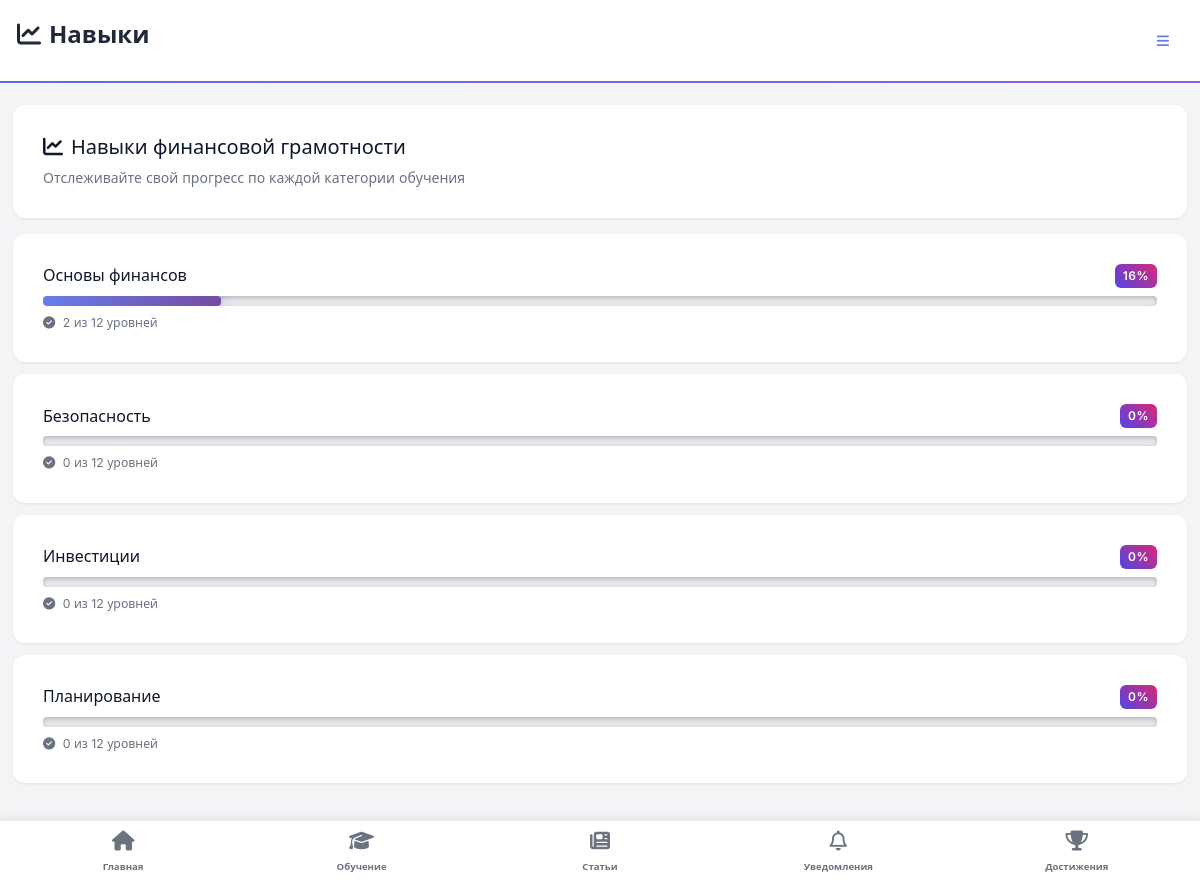
The app's page /mobile-skills/ (signed in) with its own data.
### game/models.py (models this page shows, shortened)
class Topic(models.Model):
    MAIN_CATEGORIES = [
        ('basics', 'Основы финансов'),
        ('security', 'Безопасность'),
        ('investments', 'Инвестиции'),
        ('planning', 'Планирование'),
    ]
    name = models.CharField(max_length=100, unique=True)
    description = models.TextField(blank=True)
    icon = models.CharField(max_length=50, default="fa-graduation-cap")  # для иконок (Font Awesome)
    main_category = models.CharField(max_length=20, choices=MAIN_CATEGORIES, default='basics')
    order_in_category = models.PositiveIntegerField(default=1)
    is_active = models.BooleanField(default=True)
    is_subcategory = models.BooleanField(default=False)
    parent_category = models.ForeignKey('self', on_delete=models.CASCADE, null=True, blank=True)
    class Meta:
        ordering = ['main_category', 'order_in_category']

### game/views.py (the view)
# urls.py: path('mobile-skills/', views.mobile_skills, name='mobile_skills'),  # /mobile-skills/
@login_required
def mobile_skills(request):
    user = request.user
    topics = Topic.objects.prefetch_related('level_set').all()
    user_progress = UserLevelProgress.objects.filter(user=user, completed=True).values_list('level__topic_id', flat=True)
    progress_counts = {}
    for topic_id in user_progress:
        progress_counts[topic_id] = progress_counts.get(topic_id, 0) + 1
    categories = {
        'basics': {'name': 'Основы финансов', 'icon': 'fa-piggy-bank', 'topics': [], 'total_levels': 0, 'completed_levels': 0},
        'security': {'name': 'Безопасность', 'icon': 'fa-shield-halved', 'topics': [], 'total_levels': 0, 'completed_levels': 0},
        'investments': {'name': 'Инвестиции', 'icon': 'fa-chart-line', 'topics': [], 'total_levels': 0, 'completed_levels': 0},
        'planning': {'name': 'Планирование', 'icon': 'fa-bullseye', 'topics': [], 'total_levels': 0, 'completed_levels': 0},
    }
    for topic in topics:
        if topic.main_category in categories:
            categories[topic.main_category]['topics'].append(topic)
            categories[topic.main_category]['total_levels'] += topic.level_set.count()
            categories[topic.main_category]['completed_levels'] += progress_counts.get(topic.id, 0)
    for category in categories.values():
        if category['total_levels'] > 0:
            category['progress_percent'] = int(category['completed_levels'] / category['total_levels'] * 100)
        else:
            category['progress_percent'] = 0
    return render(request, 'game/mobile_skills.html', {
        'categories': categories,
    })

### accounts/models.py (called while the page is built)
    def get_avatar_display(self):
        if self.avatar:
            return self.avatar.url
        elif self.default_avatar:
            return f"/static/avatars/default/{self.default_avatar}.svg"
        else:
            return None

### game/context_processors.py (called while the page is built)
def notifications_context(request):
    try:
        if request.user.is_authenticated:
            return {
                'unread_notifications_count': Notification.objects.filter(
                    user=request.user,
                    is_read=False
                ).count()
            }
    except Exception:
        pass
    return {'unread_notifications_count': 0}

def mobile_view_context(request):
    user_agent = request.META.get('HTTP_USER_AGENT', '').lower()
    mobile_keywords = [
        'mobile', 'android', 'iphone', 'ipod', 'ipad',
        'blackberry', 'windows phone', 'webos', 'opera mini',
        'iemobile', 'mobile safari'
    ]
    is_mobile = any(keyword in user_agent for keyword in mobile_keywords)
    if 'force_mobile_view' in request.session:
        is_mobile = request.session['force_mobile_view']
    return {
        'mobile_view': is_mobile
    }

def achievements_context(request):
    if request.user.is_authenticated:
        user_achievements = UserAchievement.objects.filter(
            user=request.user
        ).select_related('achievement').order_by('-earned_at')[:10]
        achievements_list = []
        for ua in user_achievements:
            achievements_list.append({
                'achievement': ua.achievement,
                'earned_at': ua.earned_at
            })
        return {
            'mobile_achievements': achievements_list,
            'mobile_achievements_count': UserAchievement.objects.filter(user=request.user).count()
        }
    return {
        'mobile_achievements': [],
        'mobile_achievements_count': 0
    }

### templates/game/mobile_skills.html (shortened to what this page needs)
{% extends 'base.html' %}
{% block page_title %}<i class="fa-solid fa-chart-line me-2"></i>Навыки{% endblock %}
{% block content %}
<div class="skills-header mb-4 fade-in">
  <div class="card">
    <div class="card-body">
      <h5 class="mb-2"><i class="fa-solid fa-chart-line me-2"></i>Навыки финансовой грамотности</h5>
      <p class="text-muted small mb-0">Отслеживайте свой прогресс по каждой категории обучения</p>
    </div>
  </div>
</div>
<div class="skills-list mb-4">
  {% for category_key, category in categories.items %}
  <div class="card mb-3 slide-in-up">
    <div class="card-body">
      <div class="d-flex justify-content-between align-items-center mb-2">
        <h6 class="mb-0">{{ category.name }}</h6>
        <span class="badge bg-primary">{{ category.progress_percent }}%</span>
      </div>
      <div class="progress mb-2" style="height: 10px;">
        <div class="progress-bar bg-gradient skill-bar"
             role="progressbar"
             style="width: 0%;"
             data-percent="{{ category.progress_percent }}"></div>
      </div>
      <div class="d-flex justify-content-between align-items-center">
        <small class="text-muted">
          <i class="fa-solid fa-check-circle me-1"></i>
          {{ category.completed_levels }} из {{ category.total_levels }} уровней
        </small>
      </div>
    </div>
  </div>
  {% endfor %}
</div>
{% endblock %}

### static/css/finquest.css (style rules this page uses)
:root { --game-primary: #4f46e5; --game-secondary: #db2777; --game-accent: #d97706; --game-success: #059669; --game-danger: #dc2626; --game-dark: #111827; --game-surface: #f8fafc; --game-text: #0f172a; }
body { font-family: 'Inter', system-ui, -apple-system, Segoe UI, Roboto, sans-serif; color: var(--game-text); background: linear-gradient(135deg, #0f0f23 0%, #1a1a3e 25%, #2d1b69 50%, #1a1a3e 75%, #0f0f23 100%); min-height: 100vh; background-attachment: fixed; position: relative; overflow-x: hidden; }
body::before { content: ''; position: fixed; top: 0; left: 0; width: 100%; height: 100%; background: radial-gradient(circle at 20% 80%, rgba(120, 119, 198, 0.3) 0%, transparent 50%), radial-gradient(circle at 80% 20%, rgba(255, 119, 198, 0.3) 0%, transparent 50%), radial-gradient(circle at 40% 40%, rgba(120, 219, 255, 0.2) 0%, transparent 50%); animation: backgroundShift 20s ease-in-out infinite; z-index: -1; }
.bg-gradient { background: linear-gradient(90deg, #667eea 0%, #764ba2 100%) !important; }
.card { border: none; background: linear-gradient(135deg, rgba(255,255,255,0.98) 0%, rgba(255,255,255,0.92) 100%); backdrop-filter: blur(20px); border-radius: 16px; box-shadow: 0 8px 32px rgba(0,0,0,0.2), 0 0 40px rgba(120, 119, 198, 0.15), inset 0 1px 0 rgba(255,255,255,0.2); border: 1px solid rgba(255,255,255,0.4); transition: all 0.3s ease; position: relative; overflow: hidden; color: var(--game-text); }
.card::before { content: ''; position: absolute; top: 0; left: -100%; width: 100%; height: 100%; background: linear-gradient(90deg, transparent, rgba(255,255,255,0.4), transparent); transition: left 0.6s ease; z-index: 1; }
.badge { border-radius: 20px; padding: 8px 16px; font-weight: 600; text-transform: uppercase; letter-spacing: 0.5px; font-size: 0.75rem; }
.badge.bg-primary { background: linear-gradient(45deg, var(--game-primary), var(--game-secondary)) !important; }
.progress { height: 12px; border-radius: 10px; background: rgba(0,0,0,0.1); overflow: hidden; }
.progress-bar { background: linear-gradient(45deg, var(--game-success), #059669); border-radius: 10px; }
.progress { background: rgba(0,0,0,0.2); border-radius: 10px; overflow: hidden; box-shadow: inset 0 2px 4px rgba(0,0,0,0.2); }
.progress-bar { background: linear-gradient(45deg, #6366f1, #8b5cf6, #ec4899); background-size: 200% 100%; animation: progressGlow 2s ease-in-out infinite; box-shadow: 0 0 10px rgba(99, 102, 241, 0.5); }
.skill-bar { background: linear-gradient(90deg, #6366f1, #8b5cf6); border-radius: 3px; transition: width 1s ease-in-out; position: relative; overflow: hidden; }
.skill-bar::after { display: none; }

### static/css/mobile-app.css (style rules this page uses)
body.mobile-view * { -webkit-font-smoothing: antialiased; -moz-osx-font-smoothing: grayscale; }
body.mobile-view { scroll-behavior: smooth; -webkit-overflow-scrolling: touch; }
.fade-in { animation: fadeIn 0.3s ease; }

### templates/base.html (style rules this page uses)
body { padding-bottom: 0; }

### templates/game/mobile_skills.html (style rules this page uses)
.skills-header .card { background: white; border: 1px solid rgba(0, 0, 0, 0.08); box-shadow: 0 1px 3px rgba(0, 0, 0, 0.08); }
.skills-list .card { background: white; border: 1px solid rgba(0, 0, 0, 0.08); box-shadow: 0 2px 8px rgba(0, 0, 0, 0.08); transition: transform 0.2s ease; }
.progress { background: rgba(0, 0, 0, 0.1); border-radius: 10px; }
.progress-bar { background: linear-gradient(90deg, #667eea, #764ba2); border-radius: 10px; transition: width 0.8s ease; }
.fade-in { animation: fadeIn 0.3s ease; }
.slide-in-up { animation: slideInUp 0.3s ease; }

### records on screen
Topic: name "Основы финансов", progress_percent "16", completed_levels "2", total_levels "12"
Topic: name "Безопасность", progress_percent "0", completed_levels "0", total_levels "12"
Topic: name "Инвестиции", progress_percent "0", completed_levels "0", total_levels "12"
Topic: name "Планирование", progress_percent "0", completed_levels "0", total_levels "12"
